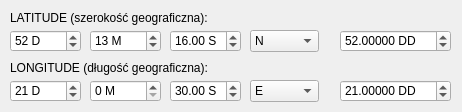
<?xml version="1.0" encoding="UTF-8"?>
<ui version="4.0">
 <class>LatLongCalcDialogBase</class>
 <widget class="QDialog" name="LatLongCalcDialogBase">
  <property name="geometry">
   <rect>
    <x>0</x>
    <y>0</y>
    <width>462</width>
    <height>112</height>
   </rect>
  </property>
  <property name="windowTitle">
   <string>Latitude and Longitutde Calculator</string>
  </property>
  <widget class="QLabel" name="labelLat">
   <property name="geometry">
    <rect>
     <x>10</x>
     <y>10</y>
     <width>211</width>
     <height>16</height>
    </rect>
   </property>
   <property name="font">
    <font>
     <pointsize>9</pointsize>
     <weight>50</weight>
     <bold>false</bold>
    </font>
   </property>
   <property name="text">
    <string>LATITUDE (szerokość geograficzna):</string>
   </property>
  </widget>
  <widget class="QSpinBox" name="spbLatD">
   <property name="geometry">
    <rect>
     <x>10</x>
     <y>30</y>
     <width>71</width>
     <height>22</height>
    </rect>
   </property>
   <property name="suffix">
    <string> D</string>
   </property>
   <property name="prefix">
    <string/>
   </property>
   <property name="maximum">
    <number>90</number>
   </property>
   <property name="value">
    <number>52</number>
   </property>
  </widget>
  <widget class="QSpinBox" name="spbLatM">
   <property name="geometry">
    <rect>
     <x>90</x>
     <y>30</y>
     <width>71</width>
     <height>22</height>
    </rect>
   </property>
   <property name="suffix">
    <string> M</string>
   </property>
   <property name="prefix">
    <string/>
   </property>
   <property name="maximum">
    <number>59</number>
   </property>
   <property name="value">
    <number>13</number>
   </property>
  </widget>
  <widget class="QDoubleSpinBox" name="spbLatS">
   <property name="geometry">
    <rect>
     <x>170</x>
     <y>30</y>
     <width>71</width>
     <height>22</height>
    </rect>
   </property>
   <property name="suffix">
    <string> S</string>
   </property>
   <property name="maximum">
    <double>59.990000000000002</double>
   </property>
   <property name="singleStep">
    <double>0.010000000000000</double>
   </property>
   <property name="value">
    <double>16.000000000000000</double>
   </property>
  </widget>
  <widget class="QComboBox" name="cmbLat">
   <property name="geometry">
    <rect>
     <x>250</x>
     <y>30</y>
     <width>69</width>
     <height>22</height>
    </rect>
   </property>
   <item>
    <property name="text">
     <string>N</string>
    </property>
   </item>
   <item>
    <property name="text">
     <string>S</string>
    </property>
   </item>
  </widget>
  <widget class="QSpinBox" name="spbLngD">
   <property name="geometry">
    <rect>
     <x>10</x>
     <y>80</y>
     <width>71</width>
     <height>22</height>
    </rect>
   </property>
   <property name="suffix">
    <string> D</string>
   </property>
   <property name="prefix">
    <string/>
   </property>
   <property name="maximum">
    <number>180</number>
   </property>
   <property name="value">
    <number>21</number>
   </property>
  </widget>
  <widget class="QComboBox" name="cmbLng">
   <property name="geometry">
    <rect>
     <x>250</x>
     <y>80</y>
     <width>69</width>
     <height>22</height>
    </rect>
   </property>
   <item>
    <property name="text">
     <string>E</string>
    </property>
   </item>
   <item>
    <property name="text">
     <string>W</string>
    </property>
   </item>
  </widget>
  <widget class="QDoubleSpinBox" name="spbLngS">
   <property name="geometry">
    <rect>
     <x>170</x>
     <y>80</y>
     <width>71</width>
     <height>22</height>
    </rect>
   </property>
   <property name="suffix">
    <string> S</string>
   </property>
   <property name="maximum">
    <double>59.990000000000002</double>
   </property>
   <property name="singleStep">
    <double>0.010000000000000</double>
   </property>
   <property name="value">
    <double>30.000000000000000</double>
   </property>
  </widget>
  <widget class="QLabel" name="labelLng">
   <property name="geometry">
    <rect>
     <x>10</x>
     <y>60</y>
     <width>211</width>
     <height>16</height>
    </rect>
   </property>
   <property name="font">
    <font>
     <pointsize>9</pointsize>
     <weight>50</weight>
     <bold>false</bold>
    </font>
   </property>
   <property name="text">
    <string>LONGITUDE (długość geograficzna):</string>
   </property>
  </widget>
  <widget class="QSpinBox" name="spbLngM">
   <property name="geometry">
    <rect>
     <x>90</x>
     <y>80</y>
     <width>71</width>
     <height>22</height>
    </rect>
   </property>
   <property name="suffix">
    <string> M</string>
   </property>
   <property name="prefix">
    <string/>
   </property>
   <property name="maximum">
    <number>59</number>
   </property>
   <property name="value">
    <number>0</number>
   </property>
  </widget>
  <widget class="QDoubleSpinBox" name="spbLatDD">
   <property name="geometry">
    <rect>
     <x>340</x>
     <y>30</y>
     <width>111</width>
     <height>22</height>
    </rect>
   </property>
   <property name="suffix">
    <string> DD</string>
   </property>
   <property name="decimals">
    <number>5</number>
   </property>
   <property name="minimum">
    <double>-90.000000000000000</double>
   </property>
   <property name="maximum">
    <double>90.000000000000000</double>
   </property>
   <property name="singleStep">
    <double>0.010000000000000</double>
   </property>
   <property name="value">
    <double>52.000000000000000</double>
   </property>
  </widget>
  <widget class="QDoubleSpinBox" name="spbLngDD">
   <property name="geometry">
    <rect>
     <x>340</x>
     <y>80</y>
     <width>111</width>
     <height>22</height>
    </rect>
   </property>
   <property name="suffix">
    <string> DD</string>
   </property>
   <property name="decimals">
    <number>5</number>
   </property>
   <property name="minimum">
    <double>-180.000000000000000</double>
   </property>
   <property name="maximum">
    <double>180.000000000000000</double>
   </property>
   <property name="singleStep">
    <double>0.010000000000000</double>
   </property>
   <property name="value">
    <double>21.000000000000000</double>
   </property>
  </widget>
 </widget>
 <resources/>
 <connections/>
</ui>
